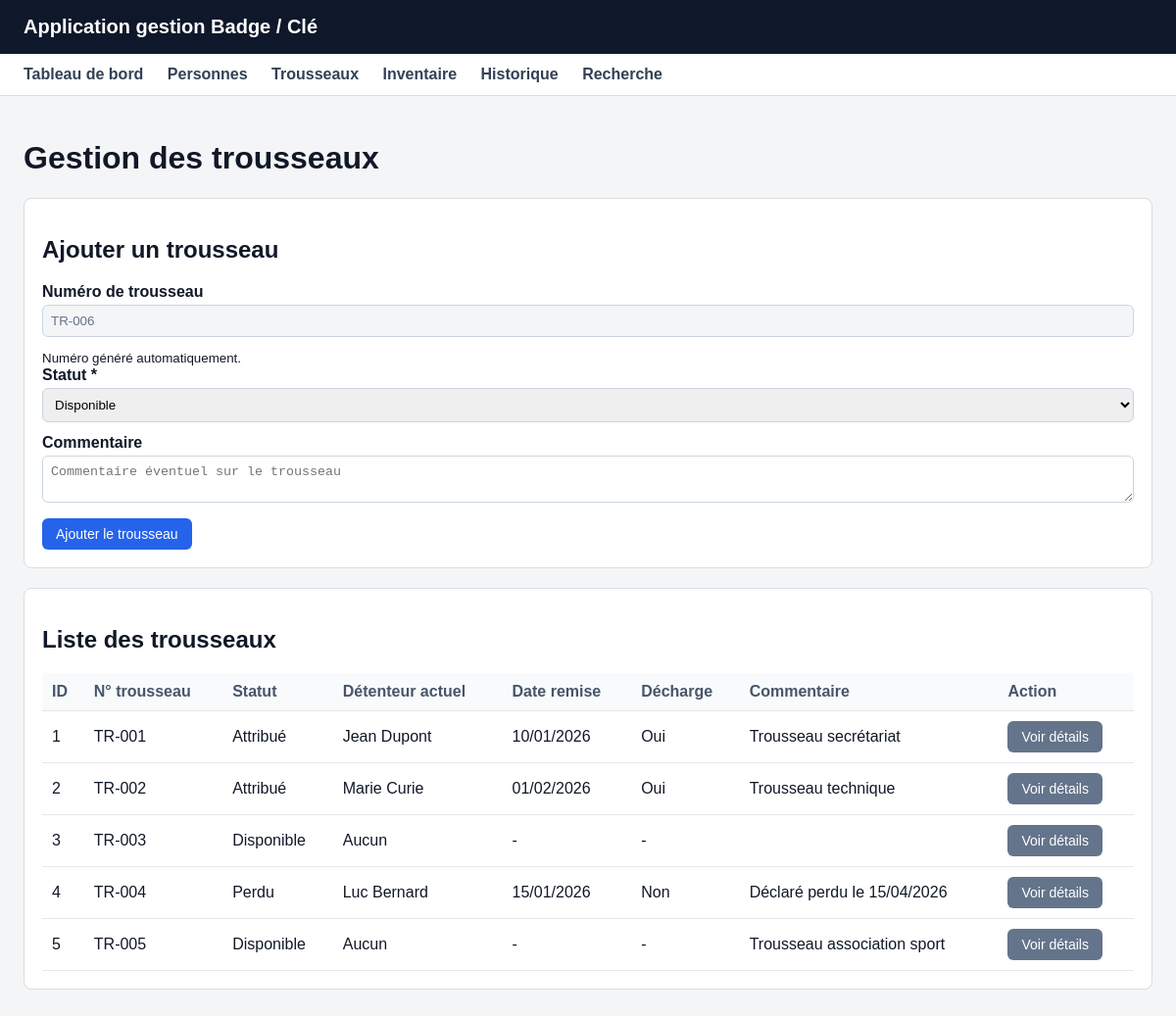
Screenshot of /trousseaux.php with the database file from the repository.
### tables this page shows
CREATE TABLE IF NOT EXISTS `historique_trousseaux` (
  `id_historique` int NOT NULL AUTO_INCREMENT COMMENT 'Clé primaire de l’historique',
  `id_trousseau` int NOT NULL COMMENT 'Trousseau concerné',
  `id_personne` int NOT NULL COMMENT 'Personne concernée par la remise ou restitution',
  `date_remise` date NOT NULL COMMENT 'Date de remise du trousseau',
  `date_restitution` date DEFAULT NULL COMMENT 'Date de restitution du trousseau, NULL si non rendu',
  `decharge_signee` tinyint(1) NOT NULL DEFAULT '0' COMMENT 'Décharge signée : 1 = oui, 0 = non',
  `statut_evenement` varchar(50) NOT NULL COMMENT 'Type d’événement : Remis, Restitué, Perdu',
  `commentaire` text COMMENT 'Commentaire éventuel',
  PRIMARY KEY (`id_historique`),
  KEY `id_trousseau` (`id_trousseau`),
  KEY `id_personne` (`id_personne`)
);

CREATE TABLE IF NOT EXISTS `trousseaux` (
  `id_trousseau` int NOT NULL AUTO_INCREMENT COMMENT 'Clé primaire du trousseau',
  `numero_trousseau` varchar(50) NOT NULL COMMENT 'Numéro unique du trousseau, exemple : TR-001',
  `statut` varchar(50) NOT NULL DEFAULT 'Disponible' COMMENT 'Statut du trousseau : Disponible, Attribué, Perdu',
  `commentaire` text COMMENT 'Commentaire éventuel sur le trousseau',
  PRIMARY KEY (`id_trousseau`),
  UNIQUE KEY `numero_trousseau` (`numero_trousseau`)
);

CREATE TABLE IF NOT EXISTS `personnes` (
  `id_personne` int NOT NULL AUTO_INCREMENT COMMENT 'Clé primaire de la table personne',
  `nom` varchar(100) NOT NULL COMMENT 'Nom de la personne ',
  `prenom` varchar(100) NOT NULL COMMENT 'Prénom de la personne',
  `service` varchar(100) NOT NULL COMMENT 'Service de la personne mairie,association ect ',
  `groupe_personnel` varchar(100) NOT NULL COMMENT 'sous catégorie de service (technicien, secrétaire, comptable, professeur )',
  `telephone` varchar(100) DEFAULT NULL COMMENT 'Numéro de téléphone de la personne (NULL possible)',
  `mail` varchar(100) DEFAULT NULL COMMENT 'Mail de la personne (NULL possible)',
  PRIMARY KEY (`id_personne`)
);

### includes/fonctions.php (called while the page is built, shortened)
<?php
function formaterDate(?string $date): string{
    if (empty($date)) return '-';
    return date('d/m/Y', strtotime($date));}
function afficherDecharge($valeur): string{
    if ($valeur === null) return '-';
    return (int)$valeur === 1 ? 'Oui' : 'Non';}
function genererNumeroTrousseau(PDO $pdo): string {
    try {
        $dernierNumero = $pdo->query(
            "SELECT numero_trousseau FROM trousseaux ORDER BY id_trousseau DESC LIMIT 1"
        )->fetchColumn();
        if ($dernierNumero && preg_match('/TR-(\d+)$/i', $dernierNumero, $matches)) {
            return 'TR-' . str_pad((int)$matches[1] + 1, 3, '0', STR_PAD_LEFT);
        }
    } catch (PDOException $e) {
    }
    return 'TR-001';
}

### trousseaux.php (the view, shortened to what this page needs)
<?php
require_once 'config/database.php';
require_once 'includes/fonctions.php';
include 'includes/header.php';
$prochainNumero = genererNumeroTrousseau($pdo);
try {
  $requeteListeTrousseaux = $pdo->query("
    SELECT
      t.id_trousseau,
      t.numero_trousseau,
      t.statut,
      t.commentaire,
      p.nom,
      p.prenom,
      h.date_remise,
      h.decharge_signee
    FROM trousseaux t
    LEFT JOIN historique_trousseaux h
      ON t.id_trousseau = h.id_trousseau
      AND h.date_restitution IS NULL
    LEFT JOIN personnes p
      ON h.id_personne = p.id_personne
    ORDER BY t.numero_trousseau
  ");
  $trousseaux = $requeteListeTrousseaux->fetchAll(PDO::FETCH_ASSOC);
} catch (PDOException $e) {
  die("Erreur SQL : " . $e->getMessage());
}
?>
  <h1>Gestion des trousseaux</h1>
  <div class="card">
    <h2>Ajouter un trousseau</h2>
    <form method="POST" action="trousseaux.php">
      <label>Numéro de trousseau</label>
      <input type="text" name="numero_trousseau"
             value="<?= htmlspecialchars($prochainNumero) ?>"
             readonly
             style="background:#f4f5f7; color:#64748b; cursor:not-allowed;">
      <small>Numéro généré automatiquement.</small>
      <label>Statut *</label>
      <select name="statut" required>
        <option value="Disponible" selected>Disponible</option>
      </select>
      <label>Commentaire</label>
      <textarea name="commentaire" placeholder="Commentaire éventuel sur le trousseau"></textarea>
      <button type="submit" class="btn">Ajouter le trousseau</button>
    </form>
  </div>
  <div class="card">
    <h2>Liste des trousseaux</h2>
    <table>
      <thead>
        <tr>
          <th>ID</th>
          <th>N° trousseau</th>
          <th>Statut</th>
          <th>Détenteur actuel</th>
          <th>Date remise</th>
          <th>Décharge</th>
          <th>Commentaire</th>
          <th>Action</th>
        </tr>
      </thead>
      <tbody>
        <?php if (empty($trousseaux)) : ?>
          <tr>
            <td colspan="8">Aucun trousseau enregistré.</td>
          </tr>
        <?php else : ?>
          <?php foreach ($trousseaux as $trousseau) : ?>
            <tr>
              <td><?= htmlspecialchars($trousseau['id_trousseau']) ?></td>
              <td><?= htmlspecialchars($trousseau['numero_trousseau']) ?></td>
              <td><?= htmlspecialchars($trousseau['statut']) ?></td>
              <td>
                <?php if (!empty($trousseau['nom'])) : ?>
                  <?= htmlspecialchars($trousseau['prenom'] . ' ' . $trousseau['nom']) ?>
                <?php else : ?>
                  Aucun
                <?php endif; ?>
              </td>
              <td><?= formaterDate($trousseau['date_remise']) ?></td>
              <td><?= afficherDecharge($trousseau['decharge_signee']) ?></td>
              <td><?= htmlspecialchars($trousseau['commentaire'] ?? '') ?></td>
              <td>
                <a
                  href="fiche_trousseau.php?id=<?= urlencode($trousseau['id_trousseau']) ?>"class="btn btn-secondary"> Voir détails
                </a>
              </td>
            </tr>
          <?php endforeach; ?>
        <?php endif; ?>
      </tbody>
    </table>
  </div>
  <?php include 'includes/footer.php'; ?>

### assets/css/style.css (style rules this page uses)
body { margin: 0; font-family: Arial, sans-serif; background-color: #f4f5f7; color: #111827; }
.card { background: white; border: 1px solid #ddd; border-radius: 8px; padding: 18px; margin-bottom: 20px; }
.btn { display: inline-block; background-color: #2563eb; color: white; padding: 8px 14px; text-decoration: none; border-radius: 6px; border: none; cursor: pointer; font-size: 0.875rem; }
.btn-secondary { background-color: #64748b; }
table { width: 100%; border-collapse: collapse; background: white; }
th, td { border-bottom: 1px solid #e5e7eb; padding: 10px; text-align: left; }
th { background-color: #f8fafc; color: #475569; }
input, select, textarea { width: 100%; padding: 8px; margin-top: 4px; margin-bottom: 12px; border: 1px solid #cbd5e1; border-radius: 6px; box-sizing: border-box; }
label { font-weight: bold; display: block; }

### rows the page displays
historique_trousseaux: id_trousseau.id_trousseau "1", id_trousseau.numero_trousseau "TR-001", id_trousseau.statut "Attribué", id_personne.nom "Jean Dupont", date_remise "10/01/2026", decharge_signee "Oui", id_trousseau.commentaire "Trousseau secrétariat"
historique_trousseaux: id_trousseau.id_trousseau "2", id_trousseau.numero_trousseau "TR-002", id_trousseau.statut "Attribué", id_personne.nom "Marie Curie", date_remise "01/02/2026", decharge_signee "Oui", id_trousseau.commentaire "Trousseau technique"
trousseaux: id_trousseau "3", numero_trousseau "TR-003", statut "Disponible", shows "Aucun", date_remise "-", decharge_signee "-"
historique_trousseaux: id_trousseau.id_trousseau "4", id_trousseau.numero_trousseau "TR-004", id_trousseau.statut "Perdu", id_personne.nom "Luc Bernard", date_remise "15/01/2026", decharge_signee "Non", id_trousseau.commentaire "Déclaré perdu le 15/04/2026"
trousseaux: id_trousseau "5", numero_trousseau "TR-005", statut "Disponible", shows "Aucun", date_remise "-", decharge_signee "-", commentaire "Trousseau association sport"
